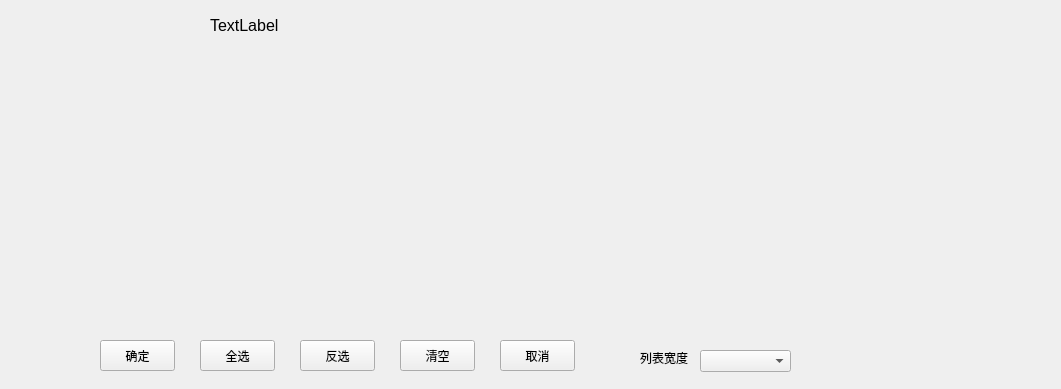
<?xml version="1.0" encoding="UTF-8"?>
<ui version="4.0">
 <class>Form</class>
 <widget class="QWidget" name="Form">
  <property name="geometry">
   <rect>
    <x>0</x>
    <y>0</y>
    <width>1061</width>
    <height>389</height>
   </rect>
  </property>
  <property name="windowTitle">
   <string>选择学生</string>
  </property>
  <widget class="QWidget" name="gridLayoutWidget">
   <property name="geometry">
    <rect>
     <x>10</x>
     <y>40</y>
     <width>1041</width>
     <height>291</height>
    </rect>
   </property>
   <layout class="QGridLayout" name="gridLayout"/>
  </widget>
  <widget class="QPushButton" name="pushButton">
   <property name="geometry">
    <rect>
     <x>100</x>
     <y>340</y>
     <width>75</width>
     <height>31</height>
    </rect>
   </property>
   <property name="text">
    <string>确定</string>
   </property>
  </widget>
  <widget class="QPushButton" name="pushButton_2">
   <property name="geometry">
    <rect>
     <x>500</x>
     <y>340</y>
     <width>75</width>
     <height>31</height>
    </rect>
   </property>
   <property name="text">
    <string>取消</string>
   </property>
  </widget>
  <widget class="QPushButton" name="pushButton_3">
   <property name="geometry">
    <rect>
     <x>300</x>
     <y>340</y>
     <width>75</width>
     <height>31</height>
    </rect>
   </property>
   <property name="text">
    <string>反选</string>
   </property>
  </widget>
  <widget class="QPushButton" name="pushButton_4">
   <property name="geometry">
    <rect>
     <x>200</x>
     <y>340</y>
     <width>75</width>
     <height>31</height>
    </rect>
   </property>
   <property name="text">
    <string>全选</string>
   </property>
  </widget>
  <widget class="QPushButton" name="pushButton_5">
   <property name="geometry">
    <rect>
     <x>400</x>
     <y>340</y>
     <width>75</width>
     <height>31</height>
    </rect>
   </property>
   <property name="text">
    <string>清空</string>
   </property>
  </widget>
  <widget class="QLabel" name="label">
   <property name="geometry">
    <rect>
     <x>210</x>
     <y>10</y>
     <width>281</width>
     <height>31</height>
    </rect>
   </property>
   <property name="font">
    <font>
     <pointsize>12</pointsize>
    </font>
   </property>
   <property name="text">
    <string>TextLabel</string>
   </property>
  </widget>
  <widget class="QComboBox" name="comboBox">
   <property name="geometry">
    <rect>
     <x>700</x>
     <y>350</y>
     <width>91</width>
     <height>22</height>
    </rect>
   </property>
  </widget>
  <widget class="QLabel" name="label_2">
   <property name="geometry">
    <rect>
     <x>640</x>
     <y>350</y>
     <width>54</width>
     <height>16</height>
    </rect>
   </property>
   <property name="text">
    <string>列表宽度</string>
   </property>
  </widget>
 </widget>
 <resources/>
 <connections/>
</ui>
